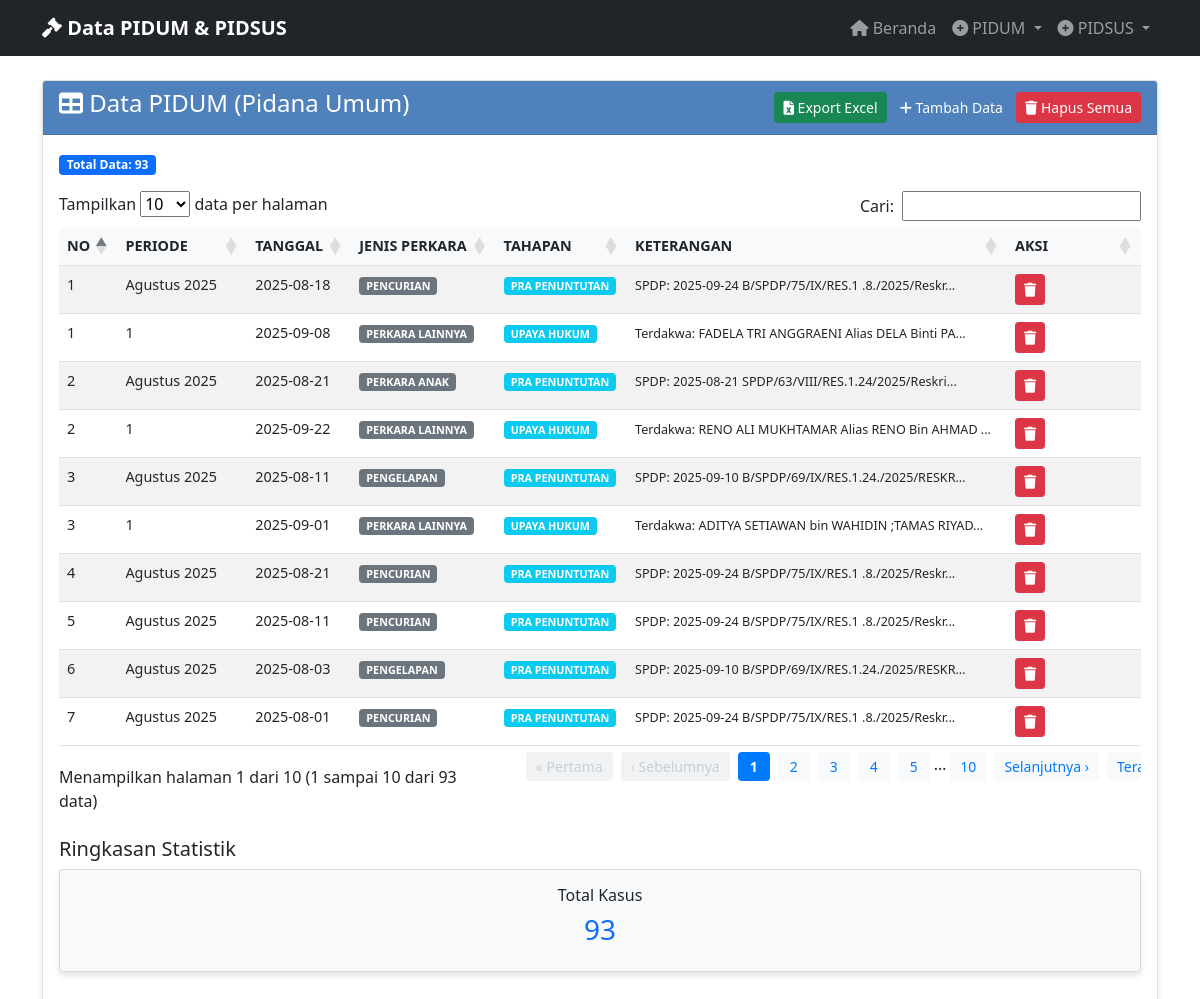
Screenshot of /view_pidum with the database file from the repository.
### tables this page shows
CREATE TABLE "pidum_data" (
                id INTEGER PRIMARY KEY AUTOINCREMENT,
                no TEXT NOT NULL,
                periode TEXT NOT NULL,
                tanggal TEXT NOT NULL,
                jenis_perkara TEXT NOT NULL,
                tahapan_penanganan TEXT NOT NULL,
                keterangan TEXT NOT NULL,
                created_at TIMESTAMP DEFAULT CURRENT_TIMESTAMP
            );

### app_with_db.py (the view)
@app.route('/view_pidum')
def view_pidum():
    data = get_all_pidum_data()  # Changed to include ID for delete functionality
    return render_template('view_pidum.html', data=data)

### database.py (called while the page is built)
@contextmanager
def get_db_connection():
    conn = sqlite3.connect(DATABASE_PATH)
    conn.row_factory = sqlite3.Row
    try:
        yield conn
    finally:
        conn.close()

def get_all_pidum_data():
    with get_db_connection() as conn:
        cursor = conn.cursor()
        cursor.execute('SELECT * FROM pidum_data ORDER BY created_at DESC')
        rows = cursor.fetchall()
        return [dict(row) for row in rows]

### templates/view_pidum.html (shortened to what this page needs)
{% extends "base.html" %}
{% block content %}
<div class="row">
    <div class="col-md-12">
        <div class="card">
            <div class="card-header d-flex justify-content-between align-items-center">
                <h4><i class="fas fa-table"></i> Data PIDUM (Pidana Umum)</h4>
                <div>
                    <a href="{{ url_for('export_pidum_excel') }}" class="btn btn-success btn-sm">
                        <i class="fas fa-file-excel"></i> Export Excel
                    </a>
                    <a href="{{ url_for('input_pidum') }}" class="btn btn-primary btn-sm">
                        <i class="fas fa-plus"></i> Tambah Data
                    </a>
                    {% if data %}
                    <button type="button" class="btn btn-danger btn-sm" onclick="confirmDeleteAll()">
                        <i class="fas fa-trash"></i> Hapus Semua
                    </button>
                    {% endif %}
                </div>
            </div>
            <div class="card-body">
                {% if data %}
                    <div class="mb-3">
                        <span class="badge bg-primary">Total Data: {{ data|length }}</span>
                    </div>
                    <div class="table-responsive">
                        <table class="table table-striped table-hover" id="pidumTable">
                            <thead>
                                <tr>
                                    <th>NO</th>
                                    <th>PERIODE</th>
                                    <th>TANGGAL</th>
                                    <th>JENIS PERKARA</th>
                                    <th>TAHAPAN</th>
                                    <th>KETERANGAN</th>
                                    <th width="100">AKSI</th>
                                </tr>
                            </thead>
                            <tbody>
                                {% for item in data %}
                                <tr>
                                    <td>{{ item.no }}</td>
                                    <td>{{ item.periode }}</td>
                                    <td>{{ item.tanggal }}</td>
                                    <td>
                                        <span class="badge bg-secondary">{{ item.jenis_perkara }}</span>
                                    </td>
                                    <td>
                                        <span class="badge bg-info">{{ item.tahapan_penanganan or 'N/A' }}</span>
                                    </td>
                                    <td>
                                        <small>{{ item.keterangan[:50] if item.keterangan else '-' }}{% if item.keterangan and item.keterangan|length > 50 %}...{% endif %}</small>
                                    </td>
                                    <td>
                                        <button type="button" class="btn btn-danger btn-sm"
                                                onclick="confirmDelete({{ item.id }}, '{{ item.no|e }}')">
                                            <i class="fas fa-trash"></i>
                                        </button>
                                    </td>
                                </tr>
                                {% endfor %}
                            </tbody>
                        </table>
                    </div>
                    <div class="row mt-4">
                        <div class="col-md-12">
                            <h5>Ringkasan Statistik</h5>
                            <div class="row">
                                <div class="col-md-12">
                                    <div class="card bg-light">
                                        <div class="card-body text-center">
                                            <h6>Total Kasus</h6>
                                            <h3 class="text-primary">{{ data|length }}</h3>
                                        </div>
                                    </div>
                                </div>
                            </div>
                        </div>
                    </div>
                {% endif %}
            </div>
        </div>
    </div>
</div>
{% block scripts %}
<link href="https://cdn.datatables.net/1.11.5/css/dataTables.bootstrap5.min.css" rel="stylesheet">
{% endblock %}
{% endblock %}

### templates/base.html (shortened to what this page needs)
<!DOCTYPE html>
<html lang="id">
<head>
    <link href="https://cdn.jsdelivr.net/npm/bootstrap@5.1.3/dist/css/bootstrap.min.css" rel="stylesheet">
    <link href="https://cdnjs.cloudflare.com/ajax/libs/font-awesome/6.0.0/css/all.min.css" rel="stylesheet">
</head>
<body>
    <nav class="navbar navbar-expand-lg navbar-dark bg-dark">
        <div class="container">
            <a class="navbar-brand" href="{{ url_for('index') }}">
                <i class="fas fa-gavel"></i> Data PIDUM & PIDSUS
            </a>
            <div class="collapse navbar-collapse" id="navbarNav">
                <ul class="navbar-nav ms-auto">
                    <li class="nav-item">
                        <a class="nav-link" href="{{ url_for('index') }}">
                            <i class="fas fa-home"></i> Beranda
                        </a>
                    </li>
                    <li class="nav-item dropdown">
                        <a class="nav-link dropdown-toggle" href="#" id="pidumDropdown" role="button" data-bs-toggle="dropdown">
                            <i class="fas fa-plus-circle"></i> PIDUM
                        </a>
                    </li>
                    <li class="nav-item dropdown">
                        <a class="nav-link dropdown-toggle" href="#" id="pidsusDropdown" role="button" data-bs-toggle="dropdown">
                            <i class="fas fa-plus-circle"></i> PIDSUS
                        </a>
                    </li>
                </ul>
            </div>
        </div>
    </nav>
    <div class="container mt-4">
        {% block content %}{% endblock %}
    </div>
    {% block scripts %}{% endblock %}
</body>
</html>

### templates/base.html (style rules this page uses)
.navbar-brand { font-weight: bold; }
.card { box-shadow: 0 4px 6px rgba(0, 0, 0, 0.1); margin-bottom: 20px; }
.card-header { background-color: #4F81BD; color: white; font-weight: bold; }
.btn-primary { background-color: #4F81BD; border-color: #4F81BD; }
.table { font-size: 0.9rem; }
.table th { background-color: #f8f9fa; font-weight: bold; }

### rows the page displays
pidum_data: no "1", periode "Agustus 2025", tanggal "2025-08-18", jenis_perkara "PENCURIAN", tahapan_penanganan "PRA PENUNTUTAN", keterangan "SPDP: 2025-09-24 B/SPDP/75/IX/RES.1 .8./2025/Reskr"
pidum_data: no "2", periode "Agustus 2025", tanggal "2025-08-21", jenis_perkara "PERKARA ANAK", tahapan_penanganan "PRA PENUNTUTAN", keterangan "SPDP: 2025-08-21 SPDP/63/VIII/RES.1.24/2025/Reskri"
pidum_data: no "3", periode "Agustus 2025", tanggal "2025-08-11", jenis_perkara "PENGELAPAN", tahapan_penanganan "PRA PENUNTUTAN", keterangan "SPDP: 2025-09-10 B/SPDP/69/IX/RES.1.24./2025/RESKR"
pidum_data: no "4", periode "Agustus 2025", tanggal "2025-08-21", jenis_perkara "PENCURIAN", tahapan_penanganan "PRA PENUNTUTAN", keterangan "SPDP: 2025-09-24 B/SPDP/75/IX/RES.1 .8./2025/Reskr"
pidum_data: no "5", periode "Agustus 2025", tanggal "2025-08-11", jenis_perkara "PENCURIAN", tahapan_penanganan "PRA PENUNTUTAN", keterangan "SPDP: 2025-09-24 B/SPDP/75/IX/RES.1 .8./2025/Reskr"
pidum_data: no "6", periode "Agustus 2025", tanggal "2025-08-03", jenis_perkara "PENGELAPAN", tahapan_penanganan "PRA PENUNTUTAN", keterangan "SPDP: 2025-09-10 B/SPDP/69/IX/RES.1.24./2025/RESKR"
pidum_data: no "7", periode "Agustus 2025", tanggal "2025-08-01", jenis_perkara "PENCURIAN", tahapan_penanganan "PRA PENUNTUTAN", keterangan "SPDP: 2025-09-24 B/SPDP/75/IX/RES.1 .8./2025/Reskr"
pidum_data: no "1", periode "1", tanggal "2025-09-08", jenis_perkara "PERKARA LAINNYA", tahapan_penanganan "UPAYA HUKUM", keterangan "Terdakwa: FADELA TRI ANGGRAENI Alias DELA Binti PA"
pidum_data: no "2", periode "1", tanggal "2025-09-22", jenis_perkara "PERKARA LAINNYA", tahapan_penanganan "UPAYA HUKUM", keterangan "Terdakwa: RENO ALI MUKHTAMAR Alias RENO Bin AHMAD"
pidum_data: no "3", periode "1", tanggal "2025-09-01", jenis_perkara "PERKARA LAINNYA", tahapan_penanganan "UPAYA HUKUM", keterangan "Terdakwa: ADITYA SETIAWAN bin WAHIDIN ;TAMAS RIYAD"

### other values shown
{{ data|length }} "93"
